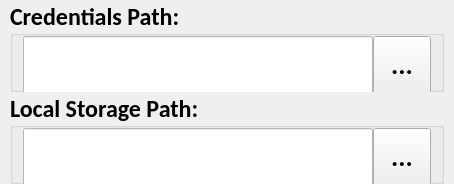
      <widget class="QWidget" name="data_upload_settings_page">
       <layout class="QVBoxLayout" name="verticalLayout_3">
        <property name="spacing">
         <number>0</number>
        </property>
        <property name="leftMargin">
         <number>10</number>
        </property>
        <property name="topMargin">
         <number>0</number>
        </property>
        <property name="rightMargin">
         <number>10</number>
        </property>
        <property name="bottomMargin">
         <number>0</number>
        </property>
        <item>
         <widget class="QGroupBox" name="data_upload_attribute_gb_1">
          <property name="minimumSize">
           <size>
            <width>0</width>
            <height>92</height>
           </size>
          </property>
          <property name="maximumSize">
           <size>
            <width>16777215</width>
            <height>92</height>
           </size>
          </property>
          <property name="font">
           <font>
            <family>Calibri</family>
            <pointsize>18</pointsize>
            <weight>75</weight>
            <bold>true</bold>
           </font>
          </property>
          <property name="styleSheet">
           <string notr="true"/>
          </property>
          <property name="title">
           <string>Credentials Path:</string>
          </property>
          <property name="alignment">
           <set>Qt::AlignLeading|Qt::AlignLeft|Qt::AlignVCenter</set>
          </property>
          <layout class="QHBoxLayout" name="horizontalLayout_9">
           <property name="spacing">
            <number>0</number>
           </property>
           <property name="leftMargin">
            <number>10</number>
           </property>
           <property name="topMargin">
            <number>0</number>
           </property>
           <property name="rightMargin">
            <number>10</number>
           </property>
           <property name="bottomMargin">
            <number>0</number>
           </property>
           <item>
            <widget class="QLineEdit" name="credentials_path_input">
             <property name="minimumSize">
              <size>
               <width>350</width>
               <height>58</height>
              </size>
             </property>
             <property name="maximumSize">
              <size>
               <width>1000</width>
               <height>58</height>
              </size>
             </property>
             <property name="font">
              <font>
               <family>Calibri</family>
               <pointsize>20</pointsize>
               <weight>75</weight>
               <bold>true</bold>
              </font>
             </property>
             <property name="styleSheet">
              <string notr="true">background-color: #FFFFFF;
</string>
             </property>
             <property name="readOnly">
              <bool>true</bool>
             </property>
            </widget>
           </item>
           <item>
            <widget class="QToolButton" name="credentials_path_btn">
             <property name="minimumSize">
              <size>
               <width>58</width>
               <height>58</height>
              </size>
             </property>
             <property name="maximumSize">
              <size>
               <width>16777215</width>
               <height>58</height>
              </size>
             </property>
             <property name="font">
              <font>
               <pointsize>20</pointsize>
               <weight>75</weight>
               <bold>true</bold>
              </font>
             </property>
             <property name="focusPolicy">
              <enum>Qt::NoFocus</enum>
             </property>
             <property name="text">
              <string>...</string>
             </property>
            </widget>
           </item>
          </layout>
         </widget>
        </item>
        <item>
         <widget class="QGroupBox" name="data_upload_attribute_gb_2">
          <property name="minimumSize">
           <size>
            <width>0</width>
            <height>92</height>
           </size>
          </property>
          <property name="maximumSize">
           <size>
            <width>16777215</width>
            <height>92</height>
           </size>
          </property>
          <property name="font">
           <font>
            <family>Calibri</family>
            <pointsize>18</pointsize>
            <weight>75</weight>
            <bold>true</bold>
           </font>
          </property>
          <property name="styleSheet">
           <string notr="true"/>
          </property>
          <property name="title">
           <string>Local Storage Path:</string>
          </property>
          <property name="alignment">
           <set>Qt::AlignLeading|Qt::AlignLeft|Qt::AlignVCenter</set>
          </property>
          <layout class="QHBoxLayout" name="horizontalLayout_10">
           <property name="spacing">
            <number>0</number>
           </property>
           <property name="leftMargin">
            <number>10</number>
           </property>
           <property name="topMargin">
            <number>0</number>
           </property>
           <property name="rightMargin">
            <number>10</number>
           </property>
           <property name="bottomMargin">
            <number>0</number>
           </property>
           <item>
            <widget class="QLineEdit" name="local_path_input">
             <property name="minimumSize">
              <size>
               <width>350</width>
               <height>58</height>
              </size>
             </property>
             <property name="maximumSize">
              <size>
               <width>1000</width>
               <height>58</height>
              </size>
             </property>
             <property name="font">
              <font>
               <family>Calibri</family>
               <pointsize>20</pointsize>
               <weight>75</weight>
               <bold>true</bold>
              </font>
             </property>
             <property name="styleSheet">
              <string notr="true">background-color: #FFFFFF;
</string>
             </property>
             <property name="readOnly">
              <bool>true</bool>
             </property>
            </widget>
           </item>
           <item>
            <widget class="QToolButton" name="local_path_btn">
             <property name="minimumSize">
              <size>
               <width>58</width>
               <height>58</height>
              </size>
             </property>
             <property name="maximumSize">
              <size>
               <width>16777215</width>
               <height>58</height>
              </size>
             </property>
             <property name="font">
              <font>
               <pointsize>20</pointsize>
               <weight>75</weight>
               <bold>true</bold>
              </font>
             </property>
             <property name="focusPolicy">
              <enum>Qt::NoFocus</enum>
             </property>
             <property name="text">
              <string>...</string>
             </property>
            </widget>
           </item>
          </layout>
         </widget>
        </item>
       </layout>
      </widget>
